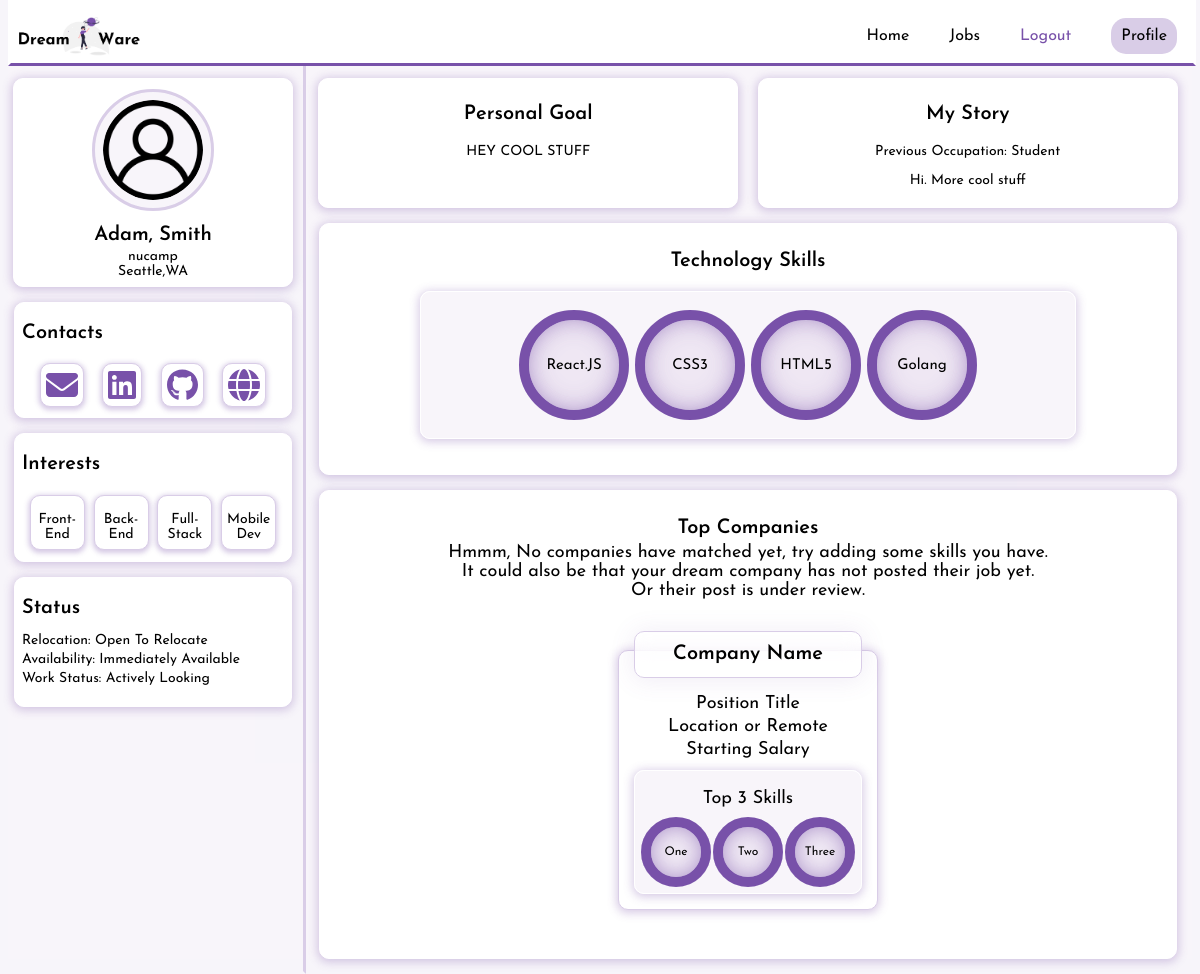
The app's page /memberDashboard/ (signed in) with its own data.
### dashboard/models.py (models this page shows, shortened)
class CustomUser(AbstractBaseUser, PermissionsMixin):
    def validate_email(value):
        valid_emails = [
            '@gmail.com',
            '@outlook.com',
            '@yahoo.com',
            '@protonmail.com',
            '@aol.com',
            '@icloud.com',
        ]
        for x in valid_emails:
            if x in value:
                return value
            else:
                raise ValidationError("Email Field only accepts gmail, outlook, yahoo, aol and icloud addressees.")
    username = None
    email = models.EmailField(blank = False, unique = True, validators=[validate_email])
    first_name = models.CharField(blank = False,max_length=50)
    last_name = models.CharField(blank = False,max_length=50)
    is_admin = models.BooleanField(default = False)
    is_staff = models.BooleanField(default=False)
    is_active = models.BooleanField(default=True)
    is_company = models.BooleanField(blank=False,default=False)#Monitors companies active on platform
    date_joined = models.DateTimeField(default=timezone.now)
    USERNAME_FIELD = 'email'
    REQUIRED_FIELDS = ['first_name','last_name']
    objects = CustomUserManager()

class Member(models.Model):
    INTERESTS = (
        ('FE', 'Front-End'),
        ('BE', 'Back-End'),
        ('FS', 'Full-Stack'),
        ('MD', 'Mobile Dev'),
        ('DO', 'Dev-Ops'),
        ('CS', 'Cyber-Sec.')
    )
    WORK_STATUS = (
        ('AL', 'Actively Looking'),
        ('AC', 'Just Curious'),
        ('HE', 'Happily Employed')
    )
    WORK_AVAILABILITY = (
        ('IA', 'Immediately Available'),
        ('AW', 'About 2 Weeks'),
        ('MT', 'Moving Target')
    )
    RELOCATION_STATUS = (
        ('OK', 'Open To Relocate'),
        ('NO', 'No Relocation')
    )
    user = models.OneToOneField(CustomUser, on_delete=models.CASCADE)
    first_name = models.CharField(blank = False,max_length=50)
    last_name = models.CharField(blank = False,max_length=50)
    email = models.EmailField()
    picture = models.ImageField(default="defaultuser.png",upload_to="profile_images") #upload to images folder in database
    location = models.CharField(max_length=100)
    personal_goal = models.TextField(max_length=500)
    personal_story = models.TextField(max_length=500)
    education = models.CharField(max_length=100)
    linkedin = models.URLField()
    github = models.URLField()
    portfolio = models.URLField()
    interests = MultiSelectField(choices=INTERESTS)
    previous_occupation = models.CharField(max_length=100)
    availability = models.CharField(max_length=2, choices=WORK_AVAILABILITY)
    workstatus = models.CharField(max_length=2, choices=WORK_STATUS)
    relocation = models.CharField(max_length=2, choices=RELOCATION_STATUS)
    skills = models.ManyToManyField(TechSkills)
    def interests_list(self):
        list = str(self.interests)
        list_ = list.split(',')
        return list_

class TechSkills(models.Model):
    name = models.CharField(max_length=65,unique=True)
    def __str__(self):
        return self.name

### dashboard/views.py (the view)
# urls.py: path('memberDashboard/', views.memberDashboard, name='memberDashboard'),
@login_required(login_url='/login/')
def memberDashboard(request):
    users = Member.objects.filter(user=request.user)
    member_skills = request.user.member.skills.all()
    skills = [skill.name for skill in member_skills]
    jobs = JobPost.objects.filter(admin_approved=True).filter(
        Q(skill_one__in = skills) |
        Q(skill_two__in = skills) |
        Q(skill_three__in = skills)
    ).order_by('-date_posted','company_name')[:7]
    return render(request, 'memberDashboard.html',{'users': users, 'jobs':jobs})

### templates/memberDashboard.html (shortened to what this page needs)
<!DOCTYPE html>
<html lang="en" class="dashboard">
    <head>
        {% load static %}
        <link rel="stylesheet" href="{% static 'style.css' %}">
    </head>
    <body>
        <main class="dashboard" >
            <section class="dashboard-lCol">
                <section class="profileSection">
                    <img class="profileImg"src="/media/{{user.member.picture}}"  width="100px" height="100px">
                    <section class="profileText">
                        <p class="dashboard-title">{{user.first_name}}, {{user.last_name}}</p>
                        <p class="dashboard-text">{{user.member.education}}</p>
                        <p class="dashboard-text">{{user.member.location}}</p>
                    </section>
                </section>
                <section class="contactSection">
                    <p class="dashboard-title">Contacts</p>
                    <section class="contactLinks">
                        <div class="contactCards">
                            <a href="mailto:{{user.member.email}}" aria-label="Member's Email">
                                <i class="fa-solid fa-envelope fa-2xl"></i>
                            </a>
                        </div>
                        <div class="contactCards">
                            <a href="{{user.member.linkedin}}" target="blank" aria-label="Member's LinkedIn">
                                <i class="fa-brands fa-linkedin fa-2xl"></i>
                            </a>
                        </div>
                        <div class="contactCards">
                            <a href="{{user.member.github}}" target="blank" aria-label="Member's Github">
                                <i class="fa-brands fa-github fa-2xl"></i>
                            </a>
                        </div>
                        <div class="contactCards">
                            <a href="{{user.member.portfolio}}" target="blank" aria-label="Member's Portfolio">
                                <i class="fa-solid fa-globe fa-2xl"></i>
                            </a>
                        </div>
                    </section>
                </section>
                <section class="interestsSection">
                    <p class="dashboard-title">Interests</p>
                    <section class="interestsContainer">
                        {% if user.member.interests %}
                            {% for x in user.member.interests_list %}
                                <div class="interestsCards">
                                    <p class="dashboard-text">{{x}}</p>
                                </div>
                            {% endfor %}
                        {% else %}
                            <p class="dashboard-text">PRETTY Cards will appear once you add your interests!</p>
                        {% endif %}
                    </section>
                </section>
                <section class="statusSection">
                    <p class="dashboard-title">Status</p>
                    <section class="statusContainer">
                        <p class="dashboard-text">Relocation: {{user.member.get_relocation_display}}</p>
                        <p class="dashboard-text">Availability: {{user.member.get_availability_display}}</p>
                        <p class="dashboard-text">Work Status: {{user.member.get_workstatus_display}}</p>
                    </section>
                </section>
            </section>
            <section class="dashboard-rCol">
                <section class="personalSection">
                    <section class="rowOne-lCol">
                        <p class="dashboard-title">Personal Goal</p>
                        <p class="dashboard-text"> {{user.member.personal_goal}}</p>
                    </section>
                    <section class="rowOne-rCol">
                        <p class="dashboard-title">My Story</p>
                        <p class="dashboard-text"> Previous Occupation: {{user.member.previous_occupation}}</p>
                        <p class="dashboard-text"> {{user.member.personal_story}}</p>
                    </section>
                </section>
                <section class="skillsSection">
                    <p class="dashboard-title">Technology Skills</p>
                    <section class="techskills">
                        {% if user.member.skills.all %}
                            {% for skill in user.member.skills.all %}
                                <div class="skill-circle">
                                    <svg>
                                        <circle cx="50" cy="50" r="50"></circle>
                                        <circle cx="50" cy="50" r="50"></circle>
                                    </svg>
                                    <div class="text">
                                        {{skill}}
                                    </div>
                                </div>
                            {% endfor %}
                        {% else %}
                            <p>This is where your skills will be listed once you add them.</p>
                        {% endif %}
                    </section>
                </section>
                <section class="companiesSection">
                    <p class="dashboard-title">Top Companies</p>
                    <section class="dashboard-subtitle">
                        {% if jobs %}
                            <p>These companies have positions that match your skillset</p>
                        {% else %}
                            <p>Hmmm, No companies have matched yet, try adding some skills you have. <br>
                                It could also be that your dream company has not posted their job yet.<br>
                                Or their post is under review.
                            </p>
                        {% endif %}
                    </section>
                    <section class="companyCards">
                        {% if jobs %}
                            {% for job in jobs %}
                                <section class="cards">
                                    <section class="infoSection">
                                        <div class="companyTitle">
                                            <p class="title"> {{job.company_name}}</p>
                                        </div>
                                        <p class="title"> {{job.position_title}}</p>
                                        <p class="title">{{job.location}}</p>
                                        {% if job.salary == none %}
                                            <p >Salary Not Disclosed</p>
                                        {% else %}
                                            <p class="title">{{job.salary}} USD</p>
                                        {% endif %}
                                        <p>Posted: {{job.date_posted.date}}</p>
                                    </section>
                                    <section class="skills">
                                        <p>Top 3 Skills</p>
                                        <section class="skills-container">
                                            <div class="skill-circle">
                                                <svg>
                                                    <circle cx="30" cy="30" r="30"></circle>
                                                    <circle cx="30" cy="30" r="30"></circle>
                                                </svg>
                                                <div class="text">{{job.skill_one}}</div>
                                            </div>
                                            <div class="skill-circle">
                                                <svg>
                                                    <circle cx="30" cy="30" r="30"></circle>
                                                    <circle cx="30" cy="30" r="30"></circle>
                                                </svg>
                                                <div class="text">{{job.skill_two}}</div>
                                            </div>
                                            <div class="skill-circle">
                                                <svg>
                                                    <circle cx="30" cy="30" r="30"></circle>
                                                    <circle cx="30" cy="30" r="30"></circle>
                                                </svg>
                                                <div class="text">{{job.skill_three}}</div>
                                            </div>
                                        </section>
                                    </section>
                                    <section class="btn-container">
                                        <a href="{{job.job_link}}" target="_blank" class="btn-main">Apply</a>
                                    </section>
                                </section>
                            {% endfor %}
                        {% else %}
                            <section class="cards">
                                <section class="infoSection">
                                    <div class="companyTitle">
                                        <p class="title"> Company Name </p>
                                    </div>
                                    <p> Position Title </p>
                                    <p>Location or Remote </p>
                                    <p>Starting Salary</p>
                                </section>
                                <section class="skills">
                                    <p>Top 3 Skills</p>
                                    <section class="skills-container">
                                        <div class="skill-circle">
                                            <svg>
                                                <circle cx="30" cy="30" r="30"></circle>
                                                <circle cx="30" cy="30" r="30"></circle>
                                            </svg>
                                            <div class="text">One</div>
                                        </div>
                                        <div class="skill-circle">
                                            <svg>
                                                <circle cx="30" cy="30" r="30"></circle>
                                                <circle cx="30" cy="30" r="30"></circle>
                                            </svg>
                                            <div class="text">Two</div>
                                        </div>
                                        <div class="skill-circle">
                                            <svg>
                                                <circle cx="30" cy="30" r="30"></circle>
                                                <circle cx="30" cy="30" r="30"></circle>
                                            </svg>
                                            <div class="text">Three</div>
                                        </div>
                                    </section>
                                </section>
                            </section>
                        {% endif %}
                    </section>
                </section>
            </section>
        </main>
    </body>
</html>

### records on screen
CustomUser: member.picture (placeholder picture), first_name "Adam", last_name "Smith", member.education "nucamp", member.location "Seattle,WA", member.relocation "Open To Relocate", member.availability "Immediately Available", member.workstatus "Actively Looking", member.personal_goal "HEY COOL STUFF", member.previous_occupation "Student", member.personal_story "Hi. More cool stuff"
TechSkills: name "React.JS"
TechSkills: name "CSS3"
TechSkills: name "HTML5"
TechSkills: name "Golang"

### other values on screen
{{ x }} "Front-End" "Back-End" "Full-Stack" "Mobile Dev"
